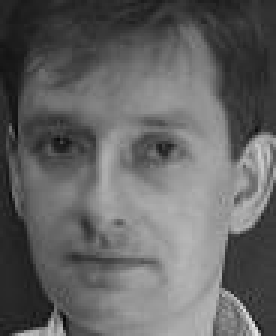
#> input picture codeOfThesis/LBP/orl/s24_3.jpg, 92 x 112 px (shown 3 times larger); its folder holds 4 pictures in this run
$ python cut.py
#> lines starting #> are read from the running program, lines starting #| are printed output that depends on the picture
import os
import cv2

for filename in os.listdir(r'./orl'):
    print(filename)
    txt_out = './orl_cut/'+filename
    img = cv2.imread('./orl/'+filename)  # img_path为图片所在路径
#> img is the input picture: shape (112, 92, 3); min 5, max 232, mean 99.4
    crop_img = img[30:90, 16:76]  # img[y0:y1,x0:x1],x0,y0为裁剪区域左上坐标；x1,y1为裁剪区域右下坐标
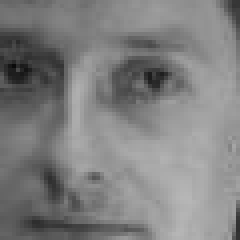
#> crop_img: shape (60, 60, 3) (shown 4 times larger); min 10, max 182, mean 127.6
    cv2.imwrite(txt_out, crop_img)  # save_path为保存路径
#> pass 2 of the loop `for filename in os.listdir(r'./orl'):`:
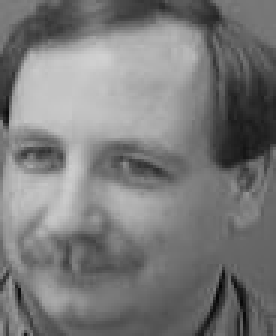
#> input picture codeOfThesis/LBP/orl/s25_5.jpg, 92 x 112 px (shown 3 times larger)
#> img is the input picture: shape (112, 92, 3); min 4, max 208, mean 121.7
#> `crop_img = img[30:90, 16:76]`:
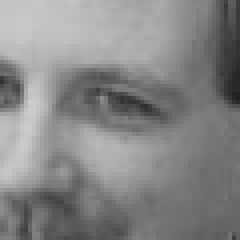
#> crop_img: shape (60, 60, 3) (shown 4 times larger); min 32, max 205, mean 134.3
#> pass 3 of the loop `for filename in os.listdir(r'./orl'):`:
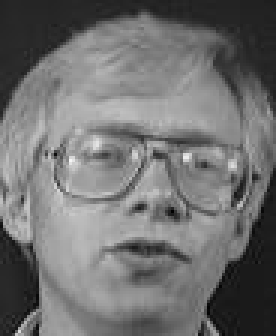
#> input picture codeOfThesis/LBP/orl/s2_6.jpg, 92 x 112 px (shown 3 times larger)
#> img is the input picture: shape (112, 92, 3); min 0, max 245, mean 112.2
#> `crop_img = img[30:90, 16:76]`:
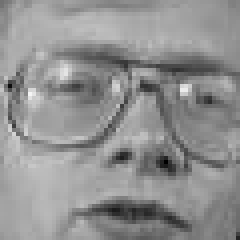
#> crop_img: shape (60, 60, 3) (shown 4 times larger); min 0, max 245, mean 144.6
#> the loop made 4 passes; the first 3 are shown
